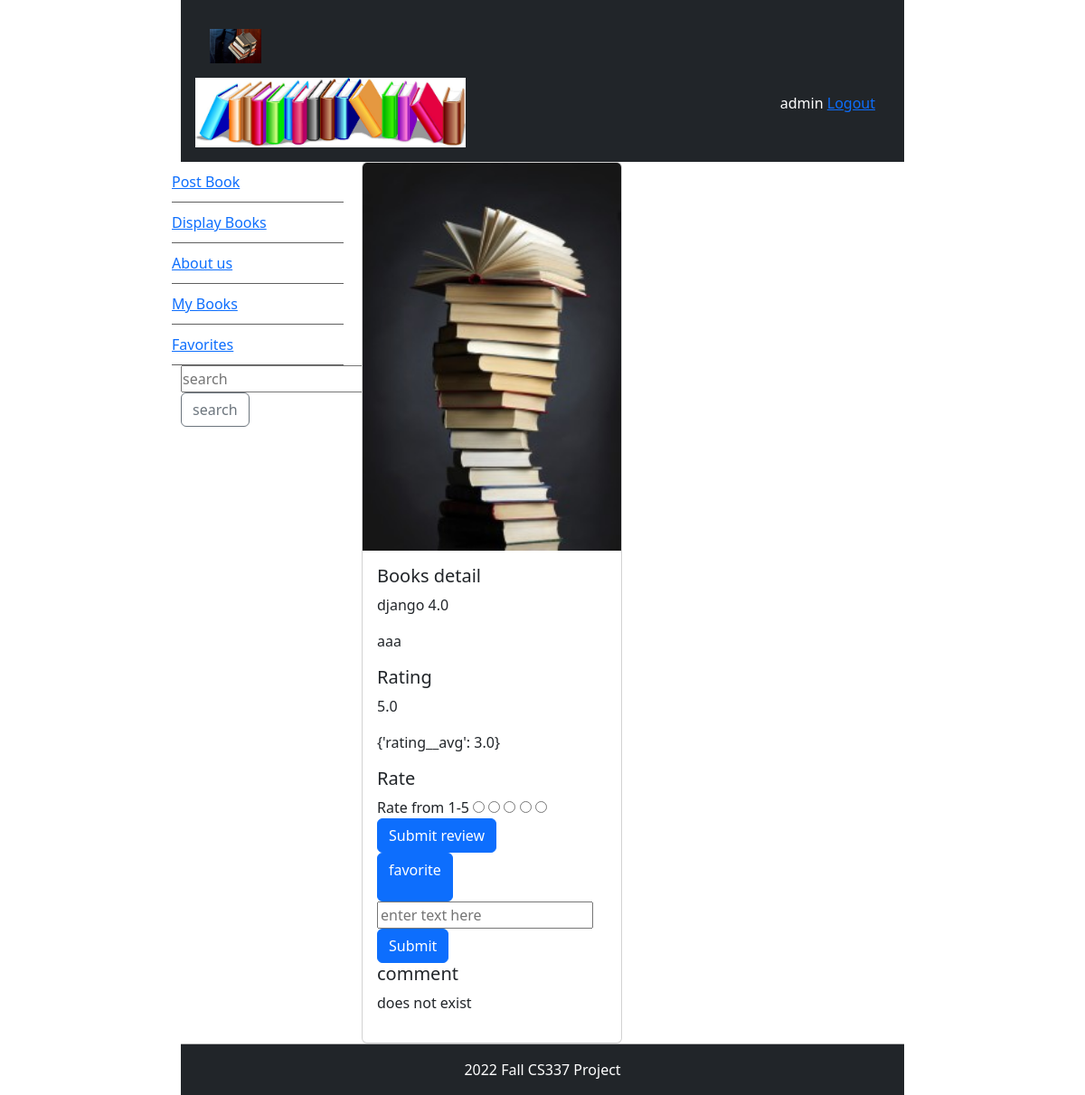
Page /book_detail/3 (signed in) on the earlier database version.
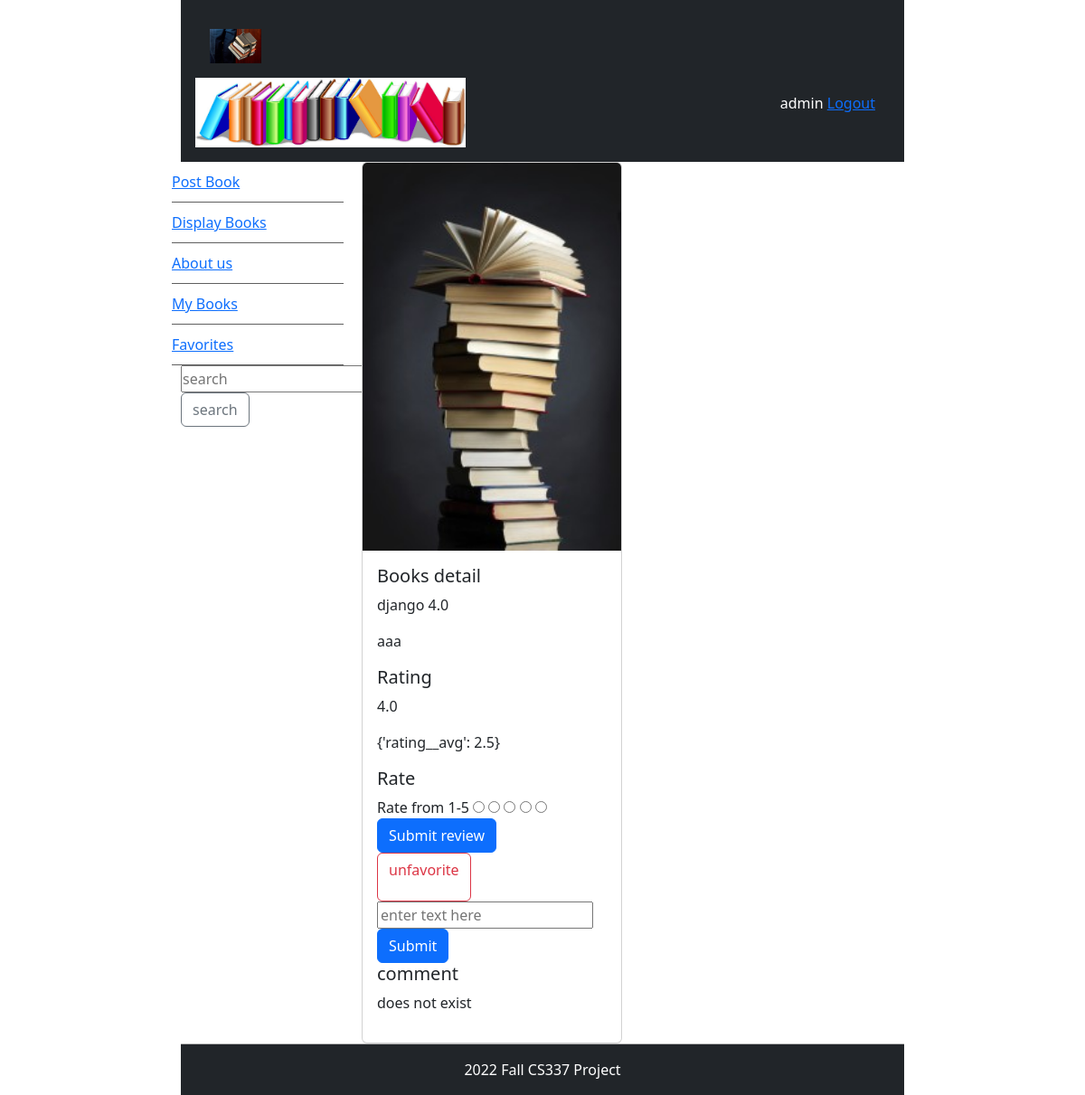
Same page on the later database version.
### bookMng/models.py (models this page shows, shortened)
class Rate(models.Model):
    rating = models.FloatField()
    product = models.ForeignKey(Book, blank=True, null=True, on_delete=models.CASCADE)
    username = models.ForeignKey(User, blank=True, null=True, on_delete=models.CASCADE)

### bookMng/views.py (the view, shortened to what this page needs)
# urls.py: path('book_detail/<int:book_id>', views.book_detail, name='book_detail'),
def book_detail(request, book_id):
    book = Book.objects.get(id=book_id)
    book.pic_path = book.picture.url[14:]
    is_favorite = False
    is_rate = False
    is_comment = False
    if request.user.is_authenticated:
        if Comment.objects.filter(username=request.user, product__id=book_id).exists():
            is_comment = True
        if book.favorite.filter(id=request.user.id).exists():
            is_favorite = True
        if Rate.objects.filter(username=request.user, product__id=book_id).exists():
            is_rate = True
            avg = Rate.objects.filter(product__id=book_id).aggregate(Avg('rating'))
            comments = Comment.objects.filter(product__id=book_id)
            return render(request,
                          'bookMng/book_detail.html',
                          {
                              'item_list': MainMenu.objects.all(),
                              'book': book,
                              'is_favorite': is_favorite,
                              'is_comment': is_comment,
                              'rate': Rate.objects.get(username=request.user, product__id=book_id),
                              'is_rate': is_rate,
                              'avg': avg,
                              'comments': comments
                          })

### bookEX/templates/bookMng/book_detail.html (shortened to what this page needs)
{% extends "base.html" %}
{% load static %}
{% block sidenav %}
    {% for item in item_list %}
    <li>
        <a href="{{item.link}}">{{item.item}} </a>
    </li>
    {% endfor %}
{% endblock sidenav %}
{% block content %}
<div class="card" style="width: 18rem;">
  <img src="{% static book.pic_path %}" class="card-img-top" alt="...">
  <div class="card-body">
    <h5 class="card-title"> Books detail</h5>
    <p class="card-text"> {{book.name}}</p>
    <p class="card-text">
      {{book.username}}
    </p>
{% if user.is_authenticated %}
    <h5 class="card-title"> Rating</h5>
 {% if is_rate %}
    <p> {{rate.rating}}</p>
 <p>{{avg}}</p>
      {% else %}
      <p>does not exist</p>
       <p>{{avg}}</p>
 {% endif %}
 <p class="card-text">
   <form action="{% url 'rate' book.id %}" method="POST">
       <h5> Rate</h5>
       <div class="rate">
           Rate from 1-5
            <input type="radio" name="rating" id="rating1" value="1" required/>
           <input type="radio" name="rating" id="rating2" value="2" required/>
           <input type="radio" name="rating" id="rating3" value="3" required/>
           <input type="radio" name="rating" id="rating4" value="4" required/>
           <input type="radio" name="rating" id="rating5" value="5" required/>
           <br>
        <input type="submit" value="Submit review" class="btn btn-primary">
       </div>
           <div>
 {% if is_favorite %}
    <a class="btn btn-outline-danger"  href="http://127.0.0.1:8000/book_favorite/{{ book.id }}">    <p>unfavorite </p>   </a>
  {% else %}
    <a class="btn btn-primary"  href="http://127.0.0.1:8000/book_favorite/{{ book.id }}">    <p>favorite</p> </a>
     {% endif %}
      </div>
   </form>
            {% else %}
you are not logged in to see ratings
            <a href="{% url 'login' %}?next=/">login</a>
            {% endif %}
 <form  action="{% url 'comment' book.id %}" method="POST" novalidate>
        <input type="text" name="comment" id="comment" placeholder="enter text here" required>
                <input class="btn btn-primary" type="submit" value="Submit">
  </form>
    <h5 class="card-title"> comment</h5>
 {% if is_comment %}
    {% for comment in comments %}
      <p>  {{comment.comment}}  by {{comment.username}} </p>
    {% endfor %}
      {% else %}
      <p>does not exist</p>
 {% endif %}
{% endblock content %}

Differences in the rows shown:
changed Rate: rating "5.0" → "4.0"
Other differences:
{{ avg }}: "{'rating__avg': 3.0}" → "{'rating__avg': 2.5}"
text no longer shown: "favorite"
text now shown: "unfavorite"
